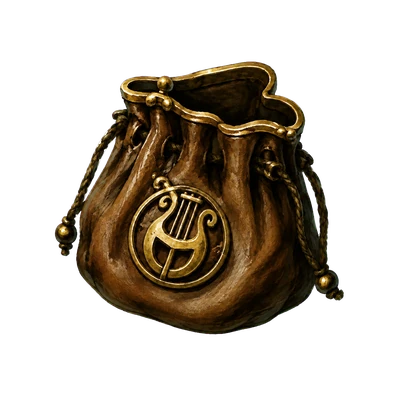
#> input picture art/skills/pick-pockets.webp, 400 x 400 px
$ python -i verify_gate.py   (imports and definitions only)
#> lines starting #> are read from the running program, lines starting #| are printed output that depends on the picture; after the words box and inside, x2 and y2 are one past the last pixel; in counts of white or black regions, pixels touching at a corner belong together
#!/usr/bin/env python3
"""Verify a block of generated rows and answer GO or STOP. Run after every block.

    .venv\\Scripts\\python.exe verify_gate.py            check everything imported since the last GO
    .venv\\Scripts\\python.exe verify_gate.py --all      check every master in the library
    .venv\\Scripts\\python.exe verify_gate.py --reset    forget the cursor (next run checks everything)

What it checks, in the order failures actually happen:
  1. the suite's intake gate, npm run art-check: filenames match rows, real alpha, no white
     halo, square, right export size, nothing clipped;
  2. the ledger, results-*.jsonl, last line per job_id: refusal and error rates for the block;
  3. every master written since the last GO, by pixel: corners fully transparent, no hot
     magenta anywhere, no green rim, rose cast (by hue) below the level the keyer leaves on
     a clean subject, and a sane transparent fraction.

Stop rules: art-check fails; any master fails the pixel checks; refusals or errors above
--max-fail-rate of the block's attempts; a block of zero attempts is a GO with a note.

It never modifies masters, exports, the queue or the workbook. It writes verify-<stamp>.json
and, on GO, advances a cursor file (.verify-cursor) so the next run checks only new rows.
Exit code 0 = GO, 1 = STOP, 2 = could not run.
"""

from __future__ import annotations

import argparse
import hashlib
import colorsys
import json
import os
import shutil
import subprocess
import sys
from datetime import datetime
from pathlib import Path

from PIL import Image

ROOT = Path(__file__).resolve().parent
DND2E = Path("C:/Projects/FoundryVTT/DnD2E")
CURSOR = ROOT / ".verify-cursor"

# pixel thresholds, calibrated on the Gate 1-3 masters after keyer v3.9
CORNER_ALPHA_MAX = 5
HOT_MAGENTA_MAX = 60          # pixels with min(R,B)-G > 100 anywhere visible (sampled every 2nd px)
GREEN_RIM_MAX = 400           # green pixels ON THE RIM (sampled); a subject's own green lives inside the body and is not counted
GREEN_FRINGE_RATIO = 3.0      # a keying fringe is green on the rim ONLY: rim share must exceed 3x the interior share (+2 pts) to count
ROSE_SHARE_MAX = 0.06         # low-saturation rose (315-360) on the rim or partial pixels, as a share of visible pixels
CLEAR_MIN, CLEAR_MAX = 0.20, 0.995   # a lance or a chain is a thin line in an empty frame; emptiness is judged by MIN_VISIBLE below, not by this ceiling
MIN_VISIBLE = 1500            # sampled visible pixels (every 2nd px); below this the frame is effectively empty


# [27 lines left out: functions ledger_lines, read_cursor, art_check, not called in this run]


def pixel_check(path: Path) -> tuple[bool, dict]:
#> called with path = 'art/skills/pick-pockets.webp'
    with Image.open(path) as im:
#> im is the input picture: PIL image 400x400 RGBA; mean R, G, B, A 26.1, 18.2, 8.5, 87.6
        im.load()
        rgb = im.convert("RGB"); a = im.getchannel("A"); px = rgb.load(); pa = a.load(); w, h = im.size
#> after `rgb = im.convert('RGB')`:
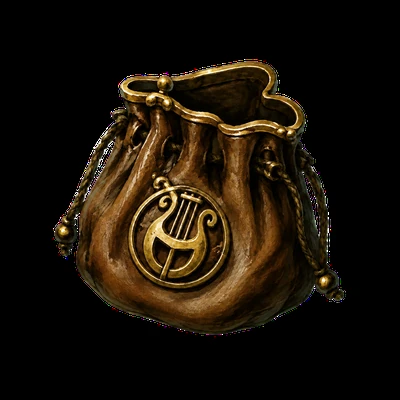
#> rgb: PIL image 400x400 RGB; mean R, G, B 26.1, 18.2, 8.5
#> after `a = im.getchannel('A')`:
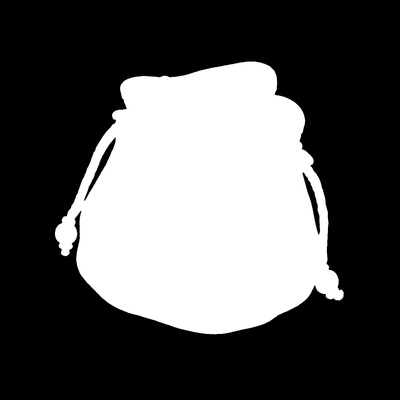
#> a: PIL image 400x400 L; min 0, max 255, mean 87.6
#> after `w, h = im.size`: w = 400; h = 400
        corners = [a.getpixel(q) for q in ((0, 0), (w - 1, 0), (0, h - 1), (w - 1, h - 1))]
#> corners = [0, 0, 0, 0]
        hist = a.histogram(); clear = hist[0] / (w * h)
#> after `hist = a.histogram()`: hist = 256 values, max 102955 at index 0, min 0 at index 148, mean 625
#> after `clear = hist[0] / (w * h)`: clear = 0.643
        # the rim: within 3px of a fully transparent pixel. A keying fringe lives here;
        # a subject's own green glow or violet smoke lives inside the body.
        from PIL import ImageFilter
        clear_mask = a.point(lambda v: 255 if v <= 5 else 0)
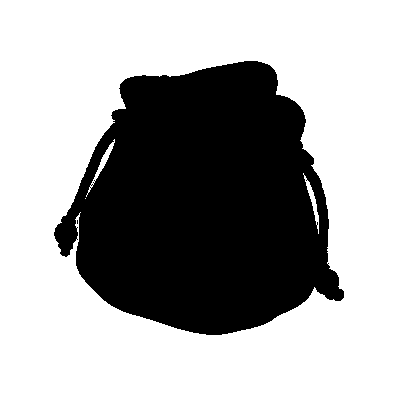
#> clear_mask: PIL image 400x400 L; 65.1% white; 2 black regions (1 under 20 px), largest, box (x1, y1, x2, y2) and area: (54, 61, 344, 335) 55756
        rim = clear_mask.filter(ImageFilter.MaxFilter(7)).load()
        visible = hot = green = rose = 0
        rim_n = green_in = 0
        for y in range(0, h, 2):
            for x in range(0, w, 2):
                if not pa[x, y]:
                    continue
                visible += 1
                r, g, b = px[x, y]
                if min(r, b) - g > 100: hot += 1
                is_green = g > max(r, b) + 40
                if rim[x, y]:
                    rim_n += 1
                    if is_green: green += 1
                elif is_green:
                    green_in += 1
                # keying rose is LOW saturation (the keyer pulls it toward grey); painted
                # rose or mauve smoke is saturated and is the subject's own colour
                hh, ss, vv = colorsys.rgb_to_hsv(r / 255, g / 255, b / 255)
                if 0.12 < ss <= 0.30 and vv > 0.45 and 315 <= hh * 360 <= 360 and (rim[x, y] or pa[x, y] < 255): rose += 1
#> after the loop, green = 3; green_in = 0; hot = 0; rim_n = 1571; rose = 9; visible = 14256
    rim_share = green / max(rim_n, 1)
#> rim_share = 0.00191
    in_share = green_in / max(visible - rim_n, 1)
#> in_share = 0
    # painted green (a rainbow, a green glow) is green inside the body as well; a keying
    # fringe is green on the rim only (measured 2026-09-03: fringe = rim 6%+ vs interior 0%)
    green_flag = green > GREEN_RIM_MAX and rim_share > GREEN_FRINGE_RATIO * in_share + 0.02
#> green_flag = False
    stats = {"corners": corners, "clear": round(clear, 3), "hot_magenta": hot, "green": green,
             "rose_share": round(rose / max(visible, 1), 3), "visible": visible,
             "green_rim_share": round(rim_share, 3), "green_in_share": round(in_share, 3)}
#> stats = {'corners': [0, 0, 0, 0], 'clear': 0.643, 'hot_magenta': 0, 'green': 3, 'rose_share': 0.001, 'visible': 14256, 'green_rim_share': 0.002, 'green_in_share': 0}
    ok = (max(corners) <= CORNER_ALPHA_MAX and hot <= HOT_MAGENTA_MAX and not green_flag
          and stats["rose_share"] <= ROSE_SHARE_MAX and CLEAR_MIN <= clear <= CLEAR_MAX and visible >= MIN_VISIBLE)
#> ok = True
    return ok, stats


# [85 lines left out: function main, not called in this run]


# [2 lines not run here, left out]

>>> result = pixel_check('art/skills/pick-pockets.webp')
